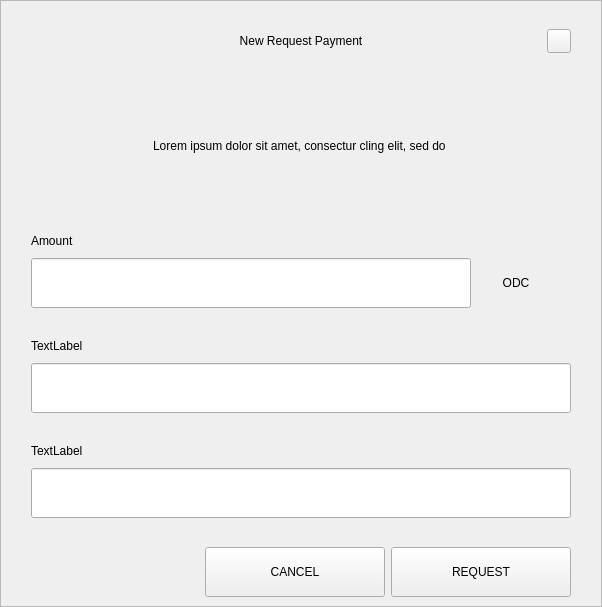
<?xml version="1.0" encoding="UTF-8"?>
<ui version="4.0">
 <class>RequestDialog</class>
 <widget class="QDialog" name="RequestDialog">
  <property name="geometry">
   <rect>
    <x>0</x>
    <y>0</y>
    <width>602</width>
    <height>607</height>
   </rect>
  </property>
  <property name="windowTitle">
   <string>Dialog</string>
  </property>
  <layout class="QVBoxLayout" name="verticalLayout_5">
   <property name="spacing">
    <number>0</number>
   </property>
   <property name="leftMargin">
    <number>0</number>
   </property>
   <property name="topMargin">
    <number>0</number>
   </property>
   <property name="rightMargin">
    <number>0</number>
   </property>
   <property name="bottomMargin">
    <number>0</number>
   </property>
   <item>
    <widget class="QFrame" name="frame">
     <property name="styleSheet">
      <string notr="true"/>
     </property>
     <property name="frameShape">
      <enum>QFrame::StyledPanel</enum>
     </property>
     <property name="frameShadow">
      <enum>QFrame::Raised</enum>
     </property>
     <layout class="QVBoxLayout" name="verticalLayout_4" stretch="1,0,0">
      <property name="spacing">
       <number>0</number>
      </property>
      <property name="leftMargin">
       <number>30</number>
      </property>
      <property name="topMargin">
       <number>20</number>
      </property>
      <property name="rightMargin">
       <number>30</number>
      </property>
      <property name="bottomMargin">
       <number>0</number>
      </property>
      <item>
       <layout class="QHBoxLayout" name="horizontalLayout_3">
        <property name="spacing">
         <number>0</number>
        </property>
        <item>
         <spacer name="horizontalSpacer_21">
          <property name="orientation">
           <enum>Qt::Horizontal</enum>
          </property>
          <property name="sizeHint" stdset="0">
           <size>
            <width>40</width>
            <height>20</height>
           </size>
          </property>
         </spacer>
        </item>
        <item>
         <widget class="QLabel" name="labelTitle">
          <property name="minimumSize">
           <size>
            <width>0</width>
            <height>40</height>
           </size>
          </property>
          <property name="maximumSize">
           <size>
            <width>16777215</width>
            <height>40</height>
           </size>
          </property>
          <property name="styleSheet">
           <string notr="true">padding-left:24px;</string>
          </property>
          <property name="text">
           <string>New Request Payment</string>
          </property>
          <property name="alignment">
           <set>Qt::AlignCenter</set>
          </property>
          <property name="margin">
           <number>7</number>
          </property>
         </widget>
        </item>
        <item>
         <spacer name="horizontalSpacer">
          <property name="orientation">
           <enum>Qt::Horizontal</enum>
          </property>
          <property name="sizeHint" stdset="0">
           <size>
            <width>40</width>
            <height>20</height>
           </size>
          </property>
         </spacer>
        </item>
        <item>
         <widget class="QPushButton" name="btnEsc">
          <property name="minimumSize">
           <size>
            <width>24</width>
            <height>24</height>
           </size>
          </property>
          <property name="maximumSize">
           <size>
            <width>24</width>
            <height>24</height>
           </size>
          </property>
          <property name="focusPolicy">
           <enum>Qt::NoFocus</enum>
          </property>
          <property name="text">
           <string/>
          </property>
         </widget>
        </item>
       </layout>
      </item>
      <item>
       <widget class="QStackedWidget" name="stack">
        <property name="minimumSize">
         <size>
          <width>540</width>
          <height>0</height>
         </size>
        </property>
        <property name="maximumSize">
         <size>
          <width>540</width>
          <height>16777215</height>
         </size>
        </property>
        <property name="currentIndex">
         <number>0</number>
        </property>
        <widget class="QWidget" name="page_1">
         <property name="minimumSize">
          <size>
           <width>540</width>
           <height>0</height>
          </size>
         </property>
         <property name="maximumSize">
          <size>
           <width>540</width>
           <height>16777215</height>
          </size>
         </property>
         <layout class="QVBoxLayout" name="layout1">
          <property name="spacing">
           <number>0</number>
          </property>
          <property name="leftMargin">
           <number>0</number>
          </property>
          <property name="topMargin">
           <number>0</number>
          </property>
          <property name="rightMargin">
           <number>0</number>
          </property>
          <property name="bottomMargin">
           <number>0</number>
          </property>
          <item>
           <spacer name="verticalSpacer_21">
            <property name="orientation">
             <enum>Qt::Vertical</enum>
            </property>
            <property name="sizeType">
             <enum>QSizePolicy::Fixed</enum>
            </property>
            <property name="sizeHint" stdset="0">
             <size>
              <width>20</width>
              <height>30</height>
             </size>
            </property>
           </spacer>
          </item>
          <item alignment="Qt::AlignHCenter">
           <widget class="QLabel" name="labelMessage">
            <property name="minimumSize">
             <size>
              <width>400</width>
              <height>50</height>
             </size>
            </property>
            <property name="text">
             <string>Lorem ipsum dolor sit amet, consectur cling elit, sed do </string>
            </property>
            <property name="alignment">
             <set>Qt::AlignCenter</set>
            </property>
            <property name="wordWrap">
             <bool>true</bool>
            </property>
           </widget>
          </item>
          <item alignment="Qt::AlignBottom">
           <widget class="QWidget" name="containerAmount" native="true">
            <layout class="QVBoxLayout" name="verticalLayout">
             <property name="spacing">
              <number>9</number>
             </property>
             <property name="leftMargin">
              <number>0</number>
             </property>
             <property name="topMargin">
              <number>0</number>
             </property>
             <property name="rightMargin">
              <number>0</number>
             </property>
             <property name="bottomMargin">
              <number>0</number>
             </property>
             <item>
              <widget class="QLabel" name="labelSubtitleAmount">
               <property name="minimumSize">
                <size>
                 <width>350</width>
                 <height>16</height>
                </size>
               </property>
               <property name="maximumSize">
                <size>
                 <width>16777215</width>
                 <height>16</height>
                </size>
               </property>
               <property name="text">
                <string>Amount</string>
               </property>
              </widget>
             </item>
             <item alignment="Qt::AlignTop">
              <widget class="QWidget" name="layoutAmount" native="true">
               <layout class="QHBoxLayout" name="horizontalLayout" stretch="2,0">
                <property name="spacing">
                 <number>0</number>
                </property>
                <property name="leftMargin">
                 <number>0</number>
                </property>
                <property name="topMargin">
                 <number>0</number>
                </property>
                <property name="rightMargin">
                 <number>0</number>
                </property>
                <property name="bottomMargin">
                 <number>0</number>
                </property>
                <item>
                 <widget class="QLineEdit" name="lineEditAmount">
                  <property name="minimumSize">
                   <size>
                    <width>0</width>
                    <height>50</height>
                   </size>
                  </property>
                  <property name="maximumSize">
                   <size>
                    <width>16777215</width>
                    <height>50</height>
                   </size>
                  </property>
                 </widget>
                </item>
                <item>
                 <widget class="QWidget" name="comboContainer" native="true">
                  <property name="minimumSize">
                   <size>
                    <width>100</width>
                    <height>50</height>
                   </size>
                  </property>
                  <property name="maximumSize">
                   <size>
                    <width>16777215</width>
                    <height>50</height>
                   </size>
                  </property>
                  <layout class="QHBoxLayout" name="horizontalLayout_31">
                   <property name="spacing">
                    <number>0</number>
                   </property>
                   <property name="leftMargin">
                    <number>0</number>
                   </property>
                   <property name="topMargin">
                    <number>0</number>
                   </property>
                   <property name="rightMargin">
                    <number>10</number>
                   </property>
                   <property name="bottomMargin">
                    <number>0</number>
                   </property>
                   <item>
                    <widget class="QLabel" name="comboBoxCoin">
                     <property name="text">
                      <string>ODC</string>
                     </property>
                     <property name="alignment">
                      <set>Qt::AlignCenter</set>
                     </property>
                    </widget>
                   </item>
                  </layout>
                 </widget>
                </item>
               </layout>
              </widget>
             </item>
            </layout>
           </widget>
          </item>
          <item>
           <spacer name="verticalSpacer_31">
            <property name="orientation">
             <enum>Qt::Vertical</enum>
            </property>
            <property name="sizeType">
             <enum>QSizePolicy::Fixed</enum>
            </property>
            <property name="sizeHint" stdset="0">
             <size>
              <width>20</width>
              <height>30</height>
             </size>
            </property>
           </spacer>
          </item>
          <item>
           <layout class="QVBoxLayout" name="verticalLayoutLabel">
            <property name="spacing">
             <number>9</number>
            </property>
            <item>
             <widget class="QLabel" name="labelSubtitleLabel">
              <property name="minimumSize">
               <size>
                <width>0</width>
                <height>16</height>
               </size>
              </property>
              <property name="maximumSize">
               <size>
                <width>16777215</width>
                <height>16</height>
               </size>
              </property>
              <property name="text">
               <string>TextLabel</string>
              </property>
             </widget>
            </item>
            <item>
             <widget class="QLineEdit" name="lineEditLabel">
              <property name="minimumSize">
               <size>
                <width>0</width>
                <height>50</height>
               </size>
              </property>
              <property name="maximumSize">
               <size>
                <width>16777215</width>
                <height>50</height>
               </size>
              </property>
             </widget>
            </item>
           </layout>
          </item>
          <item>
           <spacer name="verticalSpacer_34">
            <property name="orientation">
             <enum>Qt::Vertical</enum>
            </property>
            <property name="sizeType">
             <enum>QSizePolicy::Fixed</enum>
            </property>
            <property name="sizeHint" stdset="0">
             <size>
              <width>20</width>
              <height>30</height>
             </size>
            </property>
           </spacer>
          </item>
          <item>
           <layout class="QVBoxLayout" name="verticalLayoutDescription">
            <property name="spacing">
             <number>9</number>
            </property>
            <item>
             <widget class="QLabel" name="labelSubtitleDescription">
              <property name="minimumSize">
               <size>
                <width>0</width>
                <height>16</height>
               </size>
              </property>
              <property name="maximumSize">
               <size>
                <width>16777215</width>
                <height>16</height>
               </size>
              </property>
              <property name="text">
               <string>TextLabel</string>
              </property>
             </widget>
            </item>
            <item>
             <widget class="QLineEdit" name="lineEditDescription">
              <property name="minimumSize">
               <size>
                <width>0</width>
                <height>50</height>
               </size>
              </property>
              <property name="maximumSize">
               <size>
                <width>16777215</width>
                <height>50</height>
               </size>
              </property>
             </widget>
            </item>
            <item>
             <spacer name="verticalSpacer_4">
              <property name="orientation">
               <enum>Qt::Vertical</enum>
              </property>
              <property name="sizeType">
               <enum>QSizePolicy::Fixed</enum>
              </property>
              <property name="sizeHint" stdset="0">
               <size>
                <width>20</width>
                <height>20</height>
               </size>
              </property>
             </spacer>
            </item>
           </layout>
          </item>
         </layout>
        </widget>
        <widget class="QWidget" name="page_2">
         <layout class="QVBoxLayout" name="layout2">
          <item>
           <spacer name="verticalSpacer_5">
            <property name="orientation">
             <enum>Qt::Vertical</enum>
            </property>
            <property name="sizeType">
             <enum>QSizePolicy::Fixed</enum>
            </property>
            <property name="sizeHint" stdset="0">
             <size>
              <width>20</width>
              <height>50</height>
             </size>
            </property>
           </spacer>
          </item>
          <item alignment="Qt::AlignHCenter">
           <widget class="QLabel" name="labelQrImg">
            <property name="minimumSize">
             <size>
              <width>260</width>
              <height>260</height>
             </size>
            </property>
            <property name="maximumSize">
             <size>
              <width>260</width>
              <height>260</height>
             </size>
            </property>
            <property name="text">
             <string/>
            </property>
            <property name="alignment">
             <set>Qt::AlignCenter</set>
            </property>
           </widget>
          </item>
          <item>
           <spacer name="verticalSpacer_2">
            <property name="orientation">
             <enum>Qt::Vertical</enum>
            </property>
            <property name="sizeType">
             <enum>QSizePolicy::Fixed</enum>
            </property>
            <property name="sizeHint" stdset="0">
             <size>
              <width>20</width>
              <height>30</height>
             </size>
            </property>
           </spacer>
          </item>
          <item alignment="Qt::AlignHCenter">
           <widget class="QLabel" name="labelAddress">
            <property name="text">
             <string>D7VFR83SQbiezrW72hjcWJtcfip5krte2Z </string>
            </property>
           </widget>
          </item>
          <item>
           <spacer name="verticalSpacer_32">
            <property name="orientation">
             <enum>Qt::Vertical</enum>
            </property>
            <property name="sizeType">
             <enum>QSizePolicy::Expanding</enum>
            </property>
            <property name="sizeHint" stdset="0">
             <size>
              <width>20</width>
              <height>20</height>
             </size>
            </property>
           </spacer>
          </item>
          <item>
           <layout class="QHBoxLayout" name="horizontal">
            <property name="leftMargin">
             <number>20</number>
            </property>
            <property name="rightMargin">
             <number>20</number>
            </property>
            <property name="bottomMargin">
             <number>20</number>
            </property>
            <item>
             <spacer name="horizontalSpacer_4">
              <property name="orientation">
               <enum>Qt::Horizontal</enum>
              </property>
              <property name="sizeHint" stdset="0">
               <size>
                <width>40</width>
                <height>20</height>
               </size>
              </property>
             </spacer>
            </item>
            <item>
             <widget class="QPushButton" name="btnCopyAddress">
              <property name="minimumSize">
               <size>
                <width>180</width>
                <height>50</height>
               </size>
              </property>
              <property name="text">
               <string>COPY ADDRESS</string>
              </property>
             </widget>
            </item>
            <item>
             <widget class="QPushButton" name="btnCopyUrl">
              <property name="minimumSize">
               <size>
                <width>180</width>
                <height>50</height>
               </size>
              </property>
              <property name="text">
               <string>COPY URL</string>
              </property>
             </widget>
            </item>
            <item>
             <spacer name="horizontalSpacer_2">
              <property name="orientation">
               <enum>Qt::Horizontal</enum>
              </property>
              <property name="sizeHint" stdset="0">
               <size>
                <width>40</width>
                <height>20</height>
               </size>
              </property>
             </spacer>
            </item>
           </layout>
          </item>
         </layout>
        </widget>
       </widget>
      </item>
      <item>
       <widget class="QWidget" name="buttonsStack" native="true">
        <layout class="QHBoxLayout" name="horizontalLayout_5">
         <property name="leftMargin">
          <number>20</number>
         </property>
         <property name="rightMargin">
          <number>0</number>
         </property>
         <item>
          <spacer name="horizontalSpacer_41">
           <property name="orientation">
            <enum>Qt::Horizontal</enum>
           </property>
           <property name="sizeHint" stdset="0">
            <size>
             <width>40</width>
             <height>20</height>
            </size>
           </property>
          </spacer>
         </item>
         <item>
          <widget class="QPushButton" name="btnCancel">
           <property name="minimumSize">
            <size>
             <width>180</width>
             <height>50</height>
            </size>
           </property>
           <property name="focusPolicy">
            <enum>Qt::NoFocus</enum>
           </property>
           <property name="text">
            <string>CANCEL</string>
           </property>
          </widget>
         </item>
         <item>
          <widget class="QPushButton" name="btnSave">
           <property name="minimumSize">
            <size>
             <width>180</width>
             <height>50</height>
            </size>
           </property>
           <property name="focusPolicy">
            <enum>Qt::NoFocus</enum>
           </property>
           <property name="text">
            <string>REQUEST</string>
           </property>
          </widget>
         </item>
        </layout>
       </widget>
      </item>
     </layout>
    </widget>
   </item>
  </layout>
 </widget>
 <resources/>
 <connections/>
</ui>
